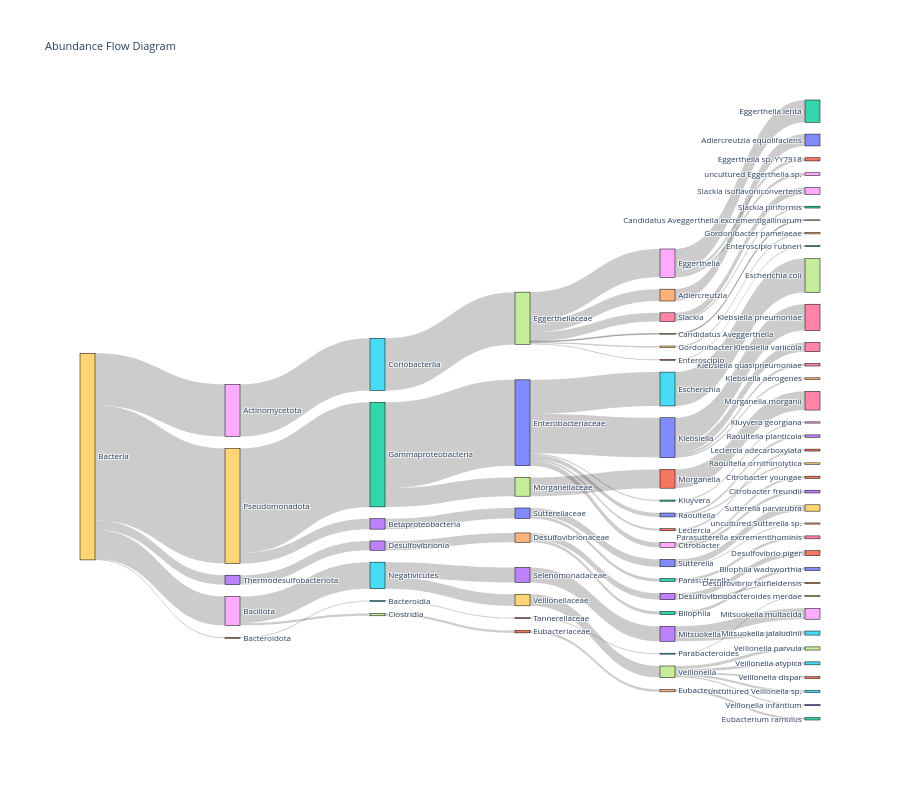

This figure's notebook cell:
### Code cell
operon_abd_data_Healthy.pl.sankey(
    hierarchy_cols=["domain","phylum","class","family","genus", "species"], min_abundance=0.1
)

### Figure 1 — Plotly figure (JSON) as saved in the notebook; plotly's stock layout.template omitted (floating-point values rounded to 4 significant figures)
{"data": [{"link": {"hovertemplate": "Flow from %{source.label} to %{target.label}: %{value:.2e}<extra></extra>", "source": [29, 78, 35, 67, 68, 29, 59, 3, 70, 2, 29, 58, 15, 63, 43, 67, 26, 59, 12, 57, 51, 29, 13, 33, 34, 53, 12, 40, 60, 60, 15, 19, 27, 29, 4, 25, 76, 5, 67, 66, 27, 43, 27, 26, 60, 68, 40, 0, 27, 53, 40, 71, 0, 40, 72, 70, 50, 67, 64, 58, 37, 61, 44, 50, 68, 40, 65, 34, 32, 27, 67, 47, 60, 40, 48, 48, 67, 39], "target": [78, 35, 67, 68, 22, 59, 3, 70, 2, 56, 58, 15, 63, 43, 38, 26, 8, 12, 57, 51, 46, 13, 33, 34, 53, 14, 40, 60, 36, 74, 19, 27, 30, 4, 25, 76, 5, 9, 66, 62, 21, 75, 7, 42, 6, 18, 0, 69, 55, 11, 71, 41, 23, 72, 28, 50, 54, 64, 20, 37, 61, 44, 52, 49, 1, 65, 77, 32, 10, 45, 47, 17, 16, 48, 31, 73, 39, 24], "value": [7.127, 7.127, 7.127, 3.87, 3.04, 15.69, 1.423, 1.423, 0.4019, 0.4019, 3.957, 3.626, 2.042, 2.042, 1.486, 1.196, 0.9461, 14.26, 2.551, 2.551, 2.551, 1.284, 1.284, 1.284, 0.8658, 0.1841, 11.71, 5.445, 0.3365, 0.2359, 1.585, 1.585, 0.1748, 0.1384, 0.1384, 0.1384, 0.1384, 0.1384, 0.1371, 0.1371, 0.2574, 0.5556, 0.431, 0.2499, 3.6, 0.3939, 0.5336, 0.2029, 0.316, 0.6818, 0.2639, 0.2639, 0.3307, 0.1661, 0.1661, 1.021, 0.1557, 1.616, 1.616, 0.3308, 0.3308, 0.3308, 0.3308, 0.865, 0.4353, 4.619, 4.619, 0.418, 0.418, 0.4058, 0.1111, 0.1111, 1.272, 0.6839, 0.3041, 0.3798, 0.1975, 0.1975]}, "node": {"label": ["Raoultella", "Eggerthella sp. YY7918", "Parasutterella", "Betaproteobacteria", "Bacteroidota", "Parabacteroides", "Klebsiella pneumoniae", "Veillonella parvula", "Slackia isoflavoniconvertens", "Parabacteroides merdae", "Bilophila wadsworthia", "Desulfovibrio piger", "Gammaproteobacteria", "Thermodesulfobacteriota", "Desulfovibrio fairfieldensis", "Negativicutes", "Klebsiella variicola", "Candidatus Aveggerthella excrementigallinarum", "uncultured Eggerthella sp.", "Veillonellaceae", "Adlercreutzia equolifaciens", "Veillonella dispar", "Eggerthella lenta", "Raoultella planticola", "Gordonibacter pamelaeae", "Bacteroidia", "Slackia", "Veillonella", "Kluyvera georgiana", "Bacteria", "Veillonella infantium", "Citrobacter youngae", "Bilophila", "Desulfovibrionia", "Desulfovibrionaceae", "Coriobacteriia", "Klebsiella quasipneumoniae", "Clostridia", "Mitsuokella multacida", "Gordonibacter", "Enterobacteriaceae", "Leclercia adecarboxylata", "Slackia piriformis", "Mitsuokella", "Eubacterium", "Veillonella atypica", "Morganella morganii", "Candidatus Aveggerthella", "Citrobacter", "Sutterella parvirubra", "Sutterella", "Morganella", "Eubacterium ramulus", "Desulfovibrio", "uncultured Sutterella sp.", "uncultured Veillonella sp.", "Parasutterella excrementihominis", "Morganellaceae", "Bacillota", "Pseudomonadota", "Klebsiella", "Eubacteriaceae", "Enteroscipio rubneri", "Selenomonadaceae", "Adlercreutzia", "Escherichia", "Enteroscipio", "Eggerthellaceae", "Eggerthella", "Raoultella ornithinolytica", "Sutterellaceae", "Leclercia", "Kluyvera", "Citrobacter freundii", "Klebsiella aerogenes", "Mitsuokella jalaludinii", "Tannerellaceae", "Escherichia coli", "Actinomycetota"], "line": {"color": "black", "width": 0.5}, "pad": 25, "thickness": 15}, "type": "sankey"}], "layout": {"font": {"size": 8}, "height": 800, "title": {"text": "Abundance Flow Diagram"}}}
